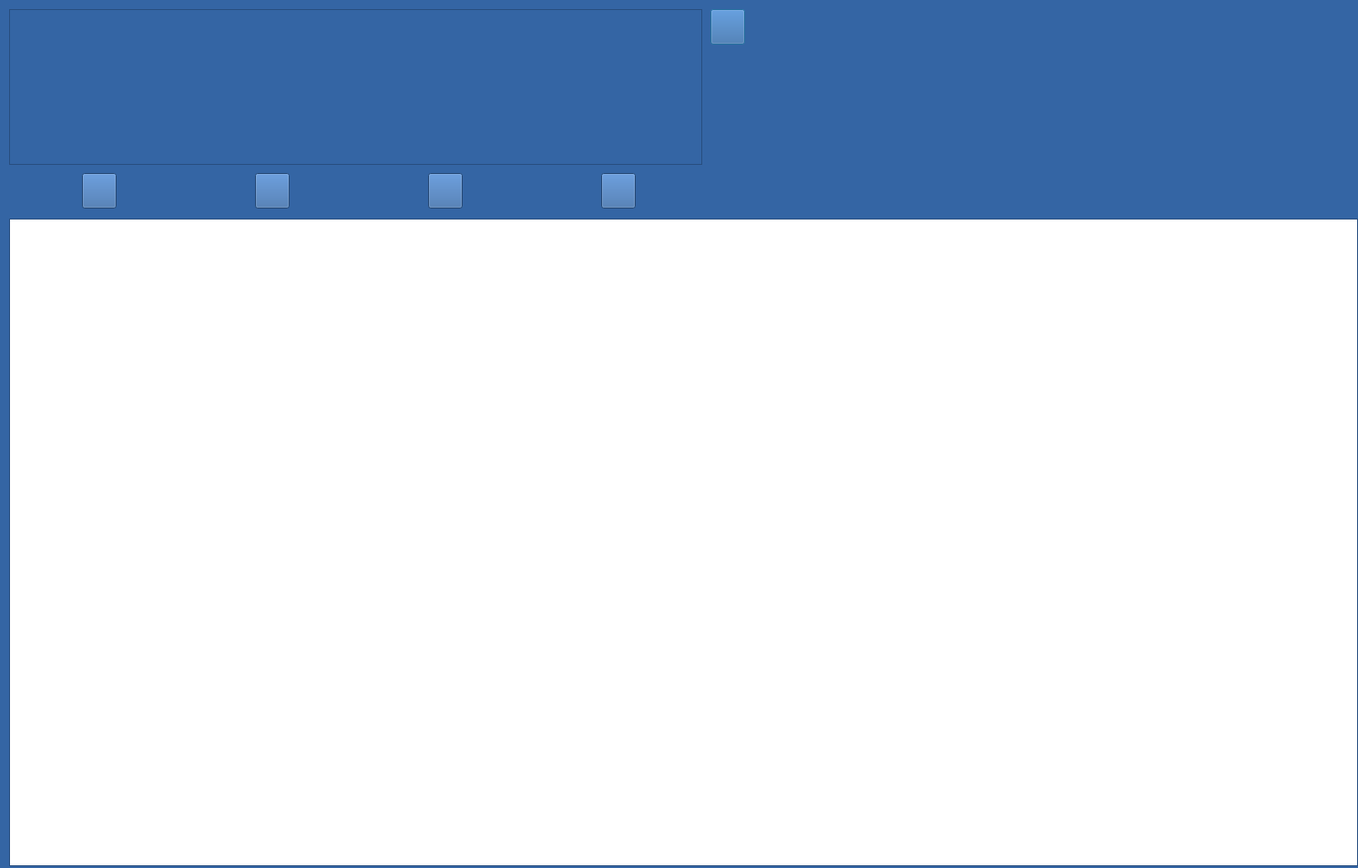
<?xml version="1.0" encoding="UTF-8"?>
<ui version="4.0">
 <class>spodyDialog</class>
 <widget class="QDialog" name="spodyDialog">
  <property name="geometry">
   <rect>
    <x>0</x>
    <y>0</y>
    <width>1491</width>
    <height>953</height>
   </rect>
  </property>
  <property name="palette">
   <palette>
    <active>
     <colorrole role="WindowText">
      <brush brushstyle="SolidPattern">
       <color alpha="255">
        <red>0</red>
        <green>0</green>
        <blue>0</blue>
       </color>
      </brush>
     </colorrole>
     <colorrole role="Button">
      <brush brushstyle="SolidPattern">
       <color alpha="255">
        <red>52</red>
        <green>101</green>
        <blue>164</blue>
       </color>
      </brush>
     </colorrole>
     <colorrole role="Light">
      <brush brushstyle="SolidPattern">
       <color alpha="255">
        <red>78</red>
        <green>152</green>
        <blue>246</blue>
       </color>
      </brush>
     </colorrole>
     <colorrole role="Midlight">
      <brush brushstyle="SolidPattern">
       <color alpha="255">
        <red>65</red>
        <green>126</green>
        <blue>205</blue>
       </color>
      </brush>
     </colorrole>
     <colorrole role="Dark">
      <brush brushstyle="SolidPattern">
       <color alpha="255">
        <red>26</red>
        <green>50</green>
        <blue>82</blue>
       </color>
      </brush>
     </colorrole>
     <colorrole role="Mid">
      <brush brushstyle="SolidPattern">
       <color alpha="255">
        <red>34</red>
        <green>67</green>
        <blue>109</blue>
       </color>
      </brush>
     </colorrole>
     <colorrole role="Text">
      <brush brushstyle="SolidPattern">
       <color alpha="255">
        <red>0</red>
        <green>0</green>
        <blue>0</blue>
       </color>
      </brush>
     </colorrole>
     <colorrole role="BrightText">
      <brush brushstyle="SolidPattern">
       <color alpha="255">
        <red>255</red>
        <green>255</green>
        <blue>255</blue>
       </color>
      </brush>
     </colorrole>
     <colorrole role="ButtonText">
      <brush brushstyle="SolidPattern">
       <color alpha="255">
        <red>0</red>
        <green>0</green>
        <blue>0</blue>
       </color>
      </brush>
     </colorrole>
     <colorrole role="Base">
      <brush brushstyle="SolidPattern">
       <color alpha="255">
        <red>255</red>
        <green>255</green>
        <blue>255</blue>
       </color>
      </brush>
     </colorrole>
     <colorrole role="Window">
      <brush brushstyle="SolidPattern">
       <color alpha="255">
        <red>52</red>
        <green>101</green>
        <blue>164</blue>
       </color>
      </brush>
     </colorrole>
     <colorrole role="Shadow">
      <brush brushstyle="SolidPattern">
       <color alpha="255">
        <red>0</red>
        <green>0</green>
        <blue>0</blue>
       </color>
      </brush>
     </colorrole>
     <colorrole role="AlternateBase">
      <brush brushstyle="SolidPattern">
       <color alpha="255">
        <red>153</red>
        <green>178</green>
        <blue>209</blue>
       </color>
      </brush>
     </colorrole>
     <colorrole role="ToolTipBase">
      <brush brushstyle="SolidPattern">
       <color alpha="255">
        <red>255</red>
        <green>255</green>
        <blue>220</blue>
       </color>
      </brush>
     </colorrole>
     <colorrole role="ToolTipText">
      <brush brushstyle="SolidPattern">
       <color alpha="255">
        <red>0</red>
        <green>0</green>
        <blue>0</blue>
       </color>
      </brush>
     </colorrole>
    </active>
    <inactive>
     <colorrole role="WindowText">
      <brush brushstyle="SolidPattern">
       <color alpha="255">
        <red>0</red>
        <green>0</green>
        <blue>0</blue>
       </color>
      </brush>
     </colorrole>
     <colorrole role="Button">
      <brush brushstyle="SolidPattern">
       <color alpha="255">
        <red>52</red>
        <green>101</green>
        <blue>164</blue>
       </color>
      </brush>
     </colorrole>
     <colorrole role="Light">
      <brush brushstyle="SolidPattern">
       <color alpha="255">
        <red>78</red>
        <green>152</green>
        <blue>246</blue>
       </color>
      </brush>
     </colorrole>
     <colorrole role="Midlight">
      <brush brushstyle="SolidPattern">
       <color alpha="255">
        <red>65</red>
        <green>126</green>
        <blue>205</blue>
       </color>
      </brush>
     </colorrole>
     <colorrole role="Dark">
      <brush brushstyle="SolidPattern">
       <color alpha="255">
        <red>26</red>
        <green>50</green>
        <blue>82</blue>
       </color>
      </brush>
     </colorrole>
     <colorrole role="Mid">
      <brush brushstyle="SolidPattern">
       <color alpha="255">
        <red>34</red>
        <green>67</green>
        <blue>109</blue>
       </color>
      </brush>
     </colorrole>
     <colorrole role="Text">
      <brush brushstyle="SolidPattern">
       <color alpha="255">
        <red>0</red>
        <green>0</green>
        <blue>0</blue>
       </color>
      </brush>
     </colorrole>
     <colorrole role="BrightText">
      <brush brushstyle="SolidPattern">
       <color alpha="255">
        <red>255</red>
        <green>255</green>
        <blue>255</blue>
       </color>
      </brush>
     </colorrole>
     <colorrole role="ButtonText">
      <brush brushstyle="SolidPattern">
       <color alpha="255">
        <red>0</red>
        <green>0</green>
        <blue>0</blue>
       </color>
      </brush>
     </colorrole>
     <colorrole role="Base">
      <brush brushstyle="SolidPattern">
       <color alpha="255">
        <red>255</red>
        <green>255</green>
        <blue>255</blue>
       </color>
      </brush>
     </colorrole>
     <colorrole role="Window">
      <brush brushstyle="SolidPattern">
       <color alpha="255">
        <red>52</red>
        <green>101</green>
        <blue>164</blue>
       </color>
      </brush>
     </colorrole>
     <colorrole role="Shadow">
      <brush brushstyle="SolidPattern">
       <color alpha="255">
        <red>0</red>
        <green>0</green>
        <blue>0</blue>
       </color>
      </brush>
     </colorrole>
     <colorrole role="AlternateBase">
      <brush brushstyle="SolidPattern">
       <color alpha="255">
        <red>153</red>
        <green>178</green>
        <blue>209</blue>
       </color>
      </brush>
     </colorrole>
     <colorrole role="ToolTipBase">
      <brush brushstyle="SolidPattern">
       <color alpha="255">
        <red>255</red>
        <green>255</green>
        <blue>220</blue>
       </color>
      </brush>
     </colorrole>
     <colorrole role="ToolTipText">
      <brush brushstyle="SolidPattern">
       <color alpha="255">
        <red>0</red>
        <green>0</green>
        <blue>0</blue>
       </color>
      </brush>
     </colorrole>
    </inactive>
    <disabled>
     <colorrole role="WindowText">
      <brush brushstyle="SolidPattern">
       <color alpha="255">
        <red>26</red>
        <green>50</green>
        <blue>82</blue>
       </color>
      </brush>
     </colorrole>
     <colorrole role="Button">
      <brush brushstyle="SolidPattern">
       <color alpha="255">
        <red>52</red>
        <green>101</green>
        <blue>164</blue>
       </color>
      </brush>
     </colorrole>
     <colorrole role="Light">
      <brush brushstyle="SolidPattern">
       <color alpha="255">
        <red>78</red>
        <green>152</green>
        <blue>246</blue>
       </color>
      </brush>
     </colorrole>
     <colorrole role="Midlight">
      <brush brushstyle="SolidPattern">
       <color alpha="255">
        <red>65</red>
        <green>126</green>
        <blue>205</blue>
       </color>
      </brush>
     </colorrole>
     <colorrole role="Dark">
      <brush brushstyle="SolidPattern">
       <color alpha="255">
        <red>26</red>
        <green>50</green>
        <blue>82</blue>
       </color>
      </brush>
     </colorrole>
     <colorrole role="Mid">
      <brush brushstyle="SolidPattern">
       <color alpha="255">
        <red>34</red>
        <green>67</green>
        <blue>109</blue>
       </color>
      </brush>
     </colorrole>
     <colorrole role="Text">
      <brush brushstyle="SolidPattern">
       <color alpha="255">
        <red>26</red>
        <green>50</green>
        <blue>82</blue>
       </color>
      </brush>
     </colorrole>
     <colorrole role="BrightText">
      <brush brushstyle="SolidPattern">
       <color alpha="255">
        <red>255</red>
        <green>255</green>
        <blue>255</blue>
       </color>
      </brush>
     </colorrole>
     <colorrole role="ButtonText">
      <brush brushstyle="SolidPattern">
       <color alpha="255">
        <red>26</red>
        <green>50</green>
        <blue>82</blue>
       </color>
      </brush>
     </colorrole>
     <colorrole role="Base">
      <brush brushstyle="SolidPattern">
       <color alpha="255">
        <red>52</red>
        <green>101</green>
        <blue>164</blue>
       </color>
      </brush>
     </colorrole>
     <colorrole role="Window">
      <brush brushstyle="SolidPattern">
       <color alpha="255">
        <red>52</red>
        <green>101</green>
        <blue>164</blue>
       </color>
      </brush>
     </colorrole>
     <colorrole role="Shadow">
      <brush brushstyle="SolidPattern">
       <color alpha="255">
        <red>0</red>
        <green>0</green>
        <blue>0</blue>
       </color>
      </brush>
     </colorrole>
     <colorrole role="AlternateBase">
      <brush brushstyle="SolidPattern">
       <color alpha="255">
        <red>52</red>
        <green>101</green>
        <blue>164</blue>
       </color>
      </brush>
     </colorrole>
     <colorrole role="ToolTipBase">
      <brush brushstyle="SolidPattern">
       <color alpha="255">
        <red>255</red>
        <green>255</green>
        <blue>220</blue>
       </color>
      </brush>
     </colorrole>
     <colorrole role="ToolTipText">
      <brush brushstyle="SolidPattern">
       <color alpha="255">
        <red>0</red>
        <green>0</green>
        <blue>0</blue>
       </color>
      </brush>
     </colorrole>
    </disabled>
   </palette>
  </property>
  <property name="windowTitle">
   <string>Spody</string>
  </property>
  <widget class="QTableView" name="tableView">
   <property name="geometry">
    <rect>
     <x>10</x>
     <y>240</y>
     <width>1481</width>
     <height>711</height>
    </rect>
   </property>
   <property name="alternatingRowColors">
    <bool>true</bool>
   </property>
   <property name="selectionMode">
    <enum>QAbstractItemView::SingleSelection</enum>
   </property>
   <property name="selectionBehavior">
    <enum>QAbstractItemView::SelectRows</enum>
   </property>
   <property name="sortingEnabled">
    <bool>true</bool>
   </property>
  </widget>
  <widget class="QPushButton" name="pushButton_2">
   <property name="geometry">
    <rect>
     <x>780</x>
     <y>10</y>
     <width>38</width>
     <height>39</height>
    </rect>
   </property>
   <property name="sizePolicy">
    <sizepolicy hsizetype="Minimum" vsizetype="Minimum">
     <horstretch>0</horstretch>
     <verstretch>0</verstretch>
    </sizepolicy>
   </property>
   <property name="minimumSize">
    <size>
     <width>36</width>
     <height>36</height>
    </size>
   </property>
   <property name="toolTip">
    <string>Dodaj spód</string>
   </property>
   <property name="text">
    <string/>
   </property>
   <property name="icon">
    <iconset resource="zasoby.qrc">
     <normaloff>:/zasoby/add.png</normaloff>:/zasoby/add.png</iconset>
   </property>
   <property name="iconSize">
    <size>
     <width>26</width>
     <height>26</height>
    </size>
   </property>
  </widget>
  <widget class="QPushButton" name="pushButton_3">
   <property name="geometry">
    <rect>
     <x>90</x>
     <y>190</y>
     <width>38</width>
     <height>39</height>
    </rect>
   </property>
   <property name="sizePolicy">
    <sizepolicy hsizetype="Minimum" vsizetype="Minimum">
     <horstretch>0</horstretch>
     <verstretch>0</verstretch>
    </sizepolicy>
   </property>
   <property name="minimumSize">
    <size>
     <width>36</width>
     <height>36</height>
    </size>
   </property>
   <property name="toolTip">
    <string>Dodaj klienta</string>
   </property>
   <property name="text">
    <string/>
   </property>
   <property name="icon">
    <iconset resource="zasoby.qrc">
     <normaloff>:/zasoby/change.png</normaloff>:/zasoby/change.png</iconset>
   </property>
   <property name="iconSize">
    <size>
     <width>42</width>
     <height>32</height>
    </size>
   </property>
  </widget>
  <widget class="QPushButton" name="pushButton_6">
   <property name="geometry">
    <rect>
     <x>470</x>
     <y>190</y>
     <width>38</width>
     <height>39</height>
    </rect>
   </property>
   <property name="sizePolicy">
    <sizepolicy hsizetype="Minimum" vsizetype="Minimum">
     <horstretch>0</horstretch>
     <verstretch>0</verstretch>
    </sizepolicy>
   </property>
   <property name="minimumSize">
    <size>
     <width>36</width>
     <height>36</height>
    </size>
   </property>
   <property name="toolTip">
    <string>Dodaj klienta</string>
   </property>
   <property name="text">
    <string/>
   </property>
   <property name="icon">
    <iconset resource="zasoby.qrc">
     <normaloff>:/zasoby/change.png</normaloff>:/zasoby/change.png</iconset>
   </property>
   <property name="iconSize">
    <size>
     <width>42</width>
     <height>32</height>
    </size>
   </property>
  </widget>
  <widget class="QPushButton" name="pushButton_4">
   <property name="geometry">
    <rect>
     <x>280</x>
     <y>190</y>
     <width>38</width>
     <height>39</height>
    </rect>
   </property>
   <property name="sizePolicy">
    <sizepolicy hsizetype="Minimum" vsizetype="Minimum">
     <horstretch>0</horstretch>
     <verstretch>0</verstretch>
    </sizepolicy>
   </property>
   <property name="minimumSize">
    <size>
     <width>36</width>
     <height>36</height>
    </size>
   </property>
   <property name="toolTip">
    <string>Dodaj klienta</string>
   </property>
   <property name="text">
    <string/>
   </property>
   <property name="icon">
    <iconset resource="zasoby.qrc">
     <normaloff>:/zasoby/change.png</normaloff>:/zasoby/change.png</iconset>
   </property>
   <property name="iconSize">
    <size>
     <width>42</width>
     <height>32</height>
    </size>
   </property>
  </widget>
  <widget class="QPushButton" name="pushButton_7">
   <property name="geometry">
    <rect>
     <x>660</x>
     <y>190</y>
     <width>38</width>
     <height>39</height>
    </rect>
   </property>
   <property name="sizePolicy">
    <sizepolicy hsizetype="Minimum" vsizetype="Minimum">
     <horstretch>0</horstretch>
     <verstretch>0</verstretch>
    </sizepolicy>
   </property>
   <property name="minimumSize">
    <size>
     <width>36</width>
     <height>36</height>
    </size>
   </property>
   <property name="toolTip">
    <string>Dodaj klienta</string>
   </property>
   <property name="text">
    <string/>
   </property>
   <property name="icon">
    <iconset resource="zasoby.qrc">
     <normaloff>:/zasoby/change.png</normaloff>:/zasoby/change.png</iconset>
   </property>
   <property name="iconSize">
    <size>
     <width>42</width>
     <height>32</height>
    </size>
   </property>
  </widget>
  <widget class="QFrame" name="frame_9">
   <property name="geometry">
    <rect>
     <x>10</x>
     <y>10</y>
     <width>761</width>
     <height>171</height>
    </rect>
   </property>
   <property name="frameShape">
    <enum>QFrame::StyledPanel</enum>
   </property>
   <property name="frameShadow">
    <enum>QFrame::Raised</enum>
   </property>
   <widget class="QLabel" name="labelMatryca_4">
    <property name="geometry">
     <rect>
      <x>100</x>
      <y>10</y>
      <width>261</width>
      <height>41</height>
     </rect>
    </property>
    <property name="minimumSize">
     <size>
      <width>0</width>
      <height>31</height>
     </size>
    </property>
    <property name="font">
     <font>
      <pointsize>13</pointsize>
     </font>
    </property>
    <property name="text">
     <string/>
    </property>
    <property name="scaledContents">
     <bool>true</bool>
    </property>
    <property name="alignment">
     <set>Qt::AlignLeading|Qt::AlignLeft|Qt::AlignVCenter</set>
    </property>
   </widget>
   <widget class="QWidget" name="horizontalLayoutWidget_5">
    <property name="geometry">
     <rect>
      <x>10</x>
      <y>10</y>
      <width>171</width>
      <height>151</height>
     </rect>
    </property>
    <layout class="QHBoxLayout" name="horizontalLay1_2"/>
   </widget>
   <widget class="QWidget" name="horizontalLayoutWidget_6">
    <property name="geometry">
     <rect>
      <x>200</x>
      <y>10</y>
      <width>171</width>
      <height>151</height>
     </rect>
    </property>
    <layout class="QHBoxLayout" name="horizontalLay1_3"/>
   </widget>
   <widget class="QWidget" name="horizontalLayoutWidget_7">
    <property name="geometry">
     <rect>
      <x>390</x>
      <y>10</y>
      <width>171</width>
      <height>151</height>
     </rect>
    </property>
    <layout class="QHBoxLayout" name="horizontalLay1_4"/>
   </widget>
   <widget class="QWidget" name="horizontalLayoutWidget_8">
    <property name="geometry">
     <rect>
      <x>580</x>
      <y>10</y>
      <width>171</width>
      <height>151</height>
     </rect>
    </property>
    <layout class="QHBoxLayout" name="horizontalLay1_5"/>
   </widget>
  </widget>
 </widget>
 <resources>
  <include location="zasoby.qrc"/>
 </resources>
 <connections/>
</ui>
